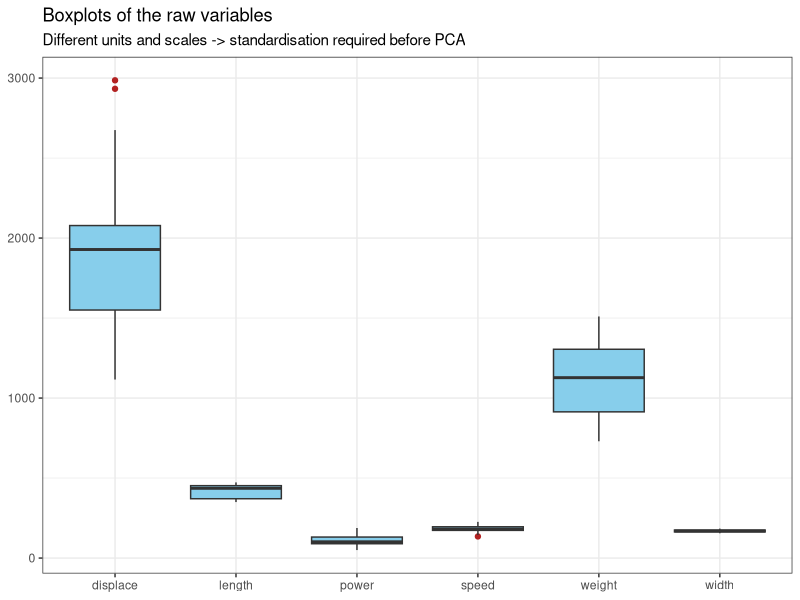
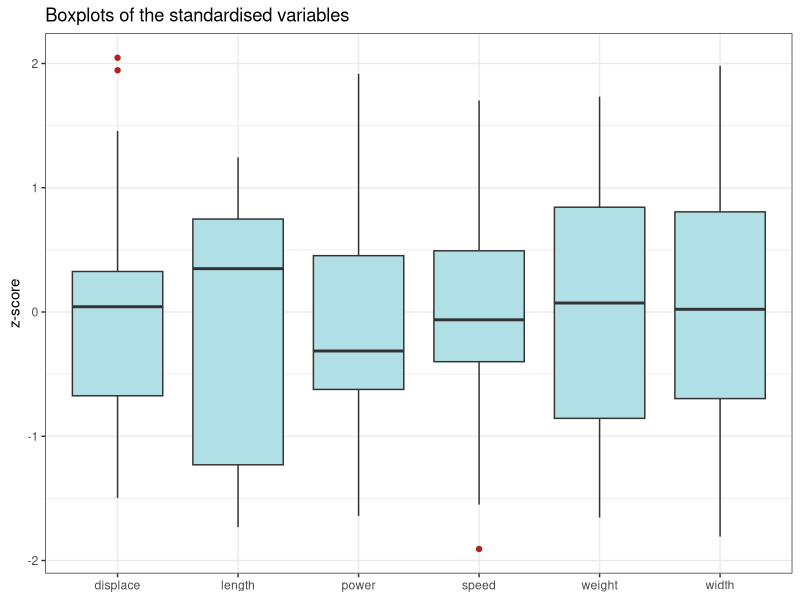
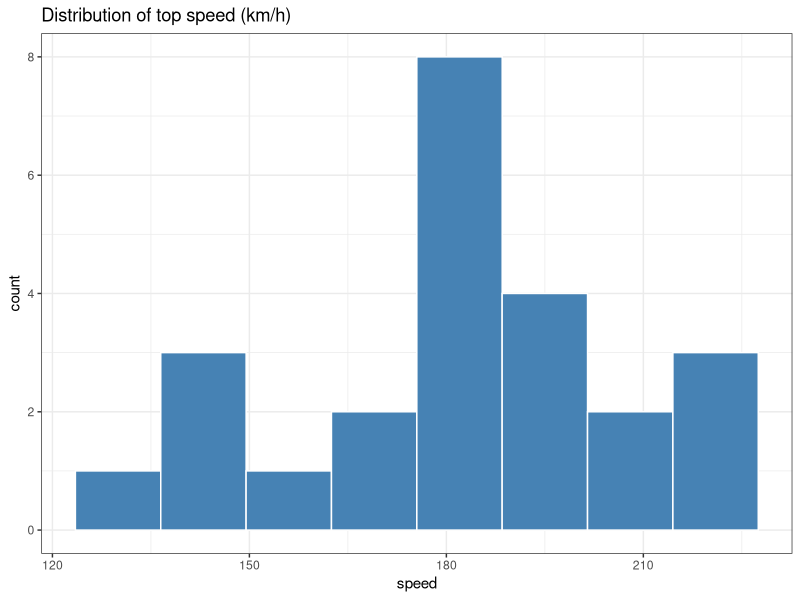
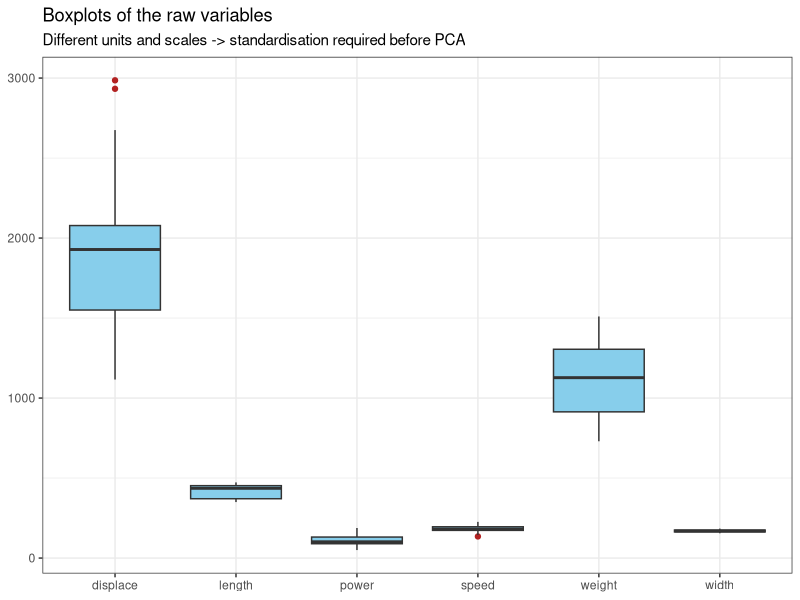
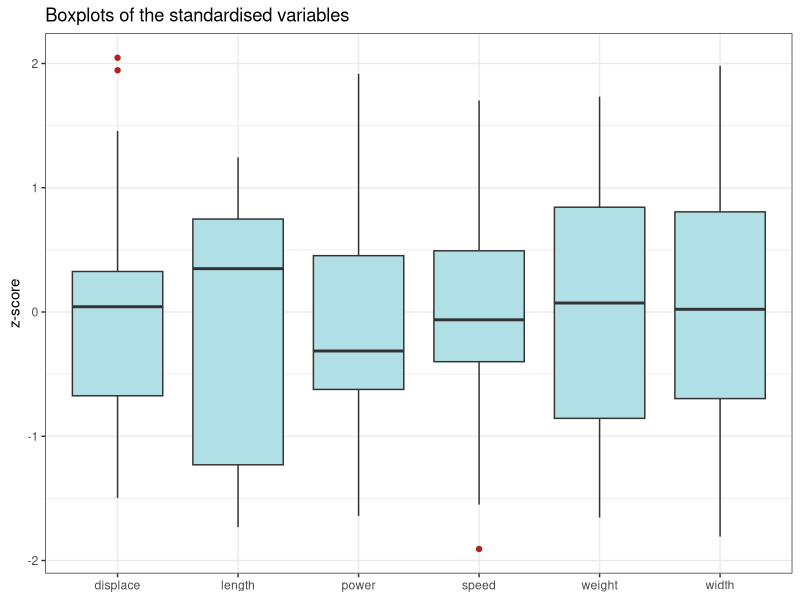
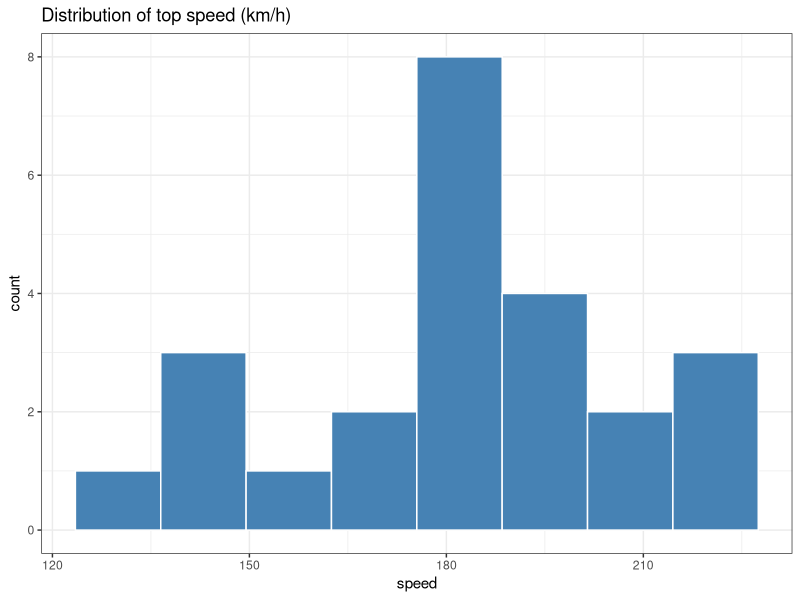

The R script that drew these images, in order:
# =====================================================================
# 0. Data cleaning and exploratory analysis
# NEOMA Business School - Data Mining for Business
# Dataset: 24 cars, 6 numeric variables (speed is the target)
# Run from the repository root:  source("scripts/01_data_cleaning_eda.R")
# =====================================================================

library(tidyverse)
library(ggplot2)

dir.create("figures", showWarnings = FALSE)

# --- 0.1 Load ---------------------------------------------------------
df <- read_csv("data/cars.csv", show_col_types = FALSE)

glimpse(df)

# --- 0.2 Cleaning checks ---------------------------------------------
# The dataset is small and complete, but the checks are kept so the
# pipeline stays valid if new rows are added later.
colSums(is.na(df))            # missing values   -> 0 everywhere
sum(duplicated(df$Cars))      # duplicated cars  -> 0
nrow(df)                      # 24 observations

# All measurements must be strictly positive
df_num <- df %>% select(where(is.numeric))
stopifnot(all(df_num > 0))

# Trim car names and make sure they are unique identifiers
df <- df %>% mutate(Cars = str_squish(Cars))

# --- 0.3 Univariate description --------------------------------------
summary(df_num)
sapply(df_num, sd)            # spread: displace/width are on very different scales

# --- 0.4 Boxplots (raw scales differ a lot) ---------------------------
df_long <- df_num %>%
  pivot_longer(cols = everything(), names_to = "variable", values_to = "value")

p_box <- ggplot(df_long, aes(x = variable, y = value)) +
  geom_boxplot(fill = "#87CEEB", outlier.colour = "firebrick") +
  labs(title = "Boxplots of the raw variables",
       subtitle = "Different units and scales -> standardisation required before PCA",
       x = NULL, y = NULL) +
  theme_bw()

p_box
ggsave("figures/01_boxplots_raw.png", p_box, width = 7, height = 4, dpi = 150)

# --- 0.5 Same view after standardisation ------------------------------
df_long_sc <- df_num %>%
  scale() %>%
  as_tibble() %>%
  pivot_longer(cols = everything(), names_to = "variable", values_to = "value")

p_box_sc <- ggplot(df_long_sc, aes(x = variable, y = value)) +
  geom_boxplot(fill = "#B0E0E6", outlier.colour = "firebrick") +
  labs(title = "Boxplots of the standardised variables",
       x = NULL, y = "z-score") +
  theme_bw()

p_box_sc
ggsave("figures/01_boxplots_scaled.png", p_box_sc, width = 7, height = 4, dpi = 150)

# --- 0.6 Target variable ---------------------------------------------
summary(df$speed)             # min 135, median 181.5, max 226 km/h

p_speed <- ggplot(df, aes(x = speed)) +
  geom_histogram(bins = 8, fill = "#4682B4", colour = "white") +
  labs(title = "Distribution of top speed (km/h)", x = "speed", y = "count") +
  theme_bw()

p_speed
ggsave("figures/01_speed_histogram.png", p_speed, width = 6, height = 4, dpi = 150)
